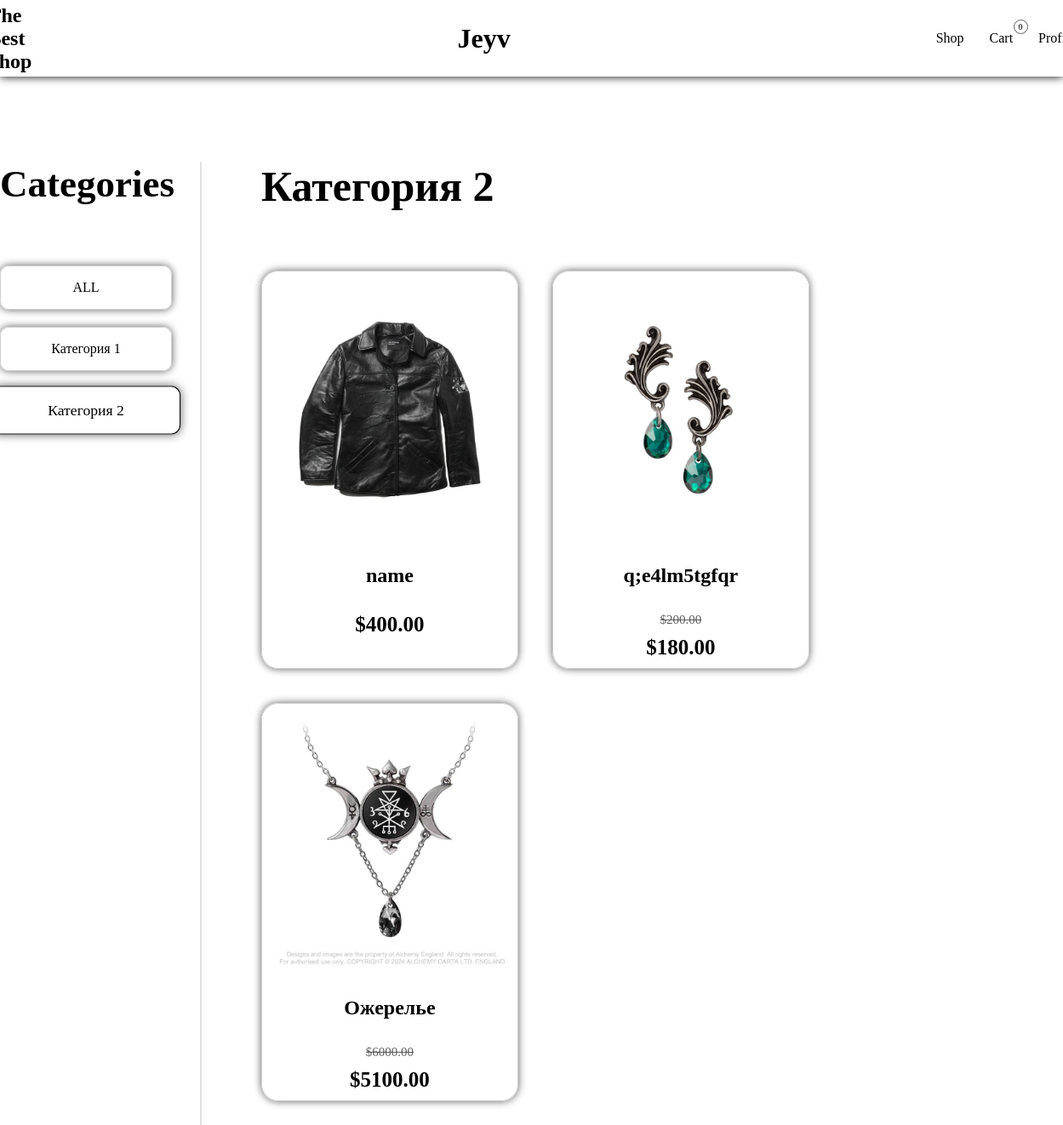
The app's page /category/kategoriya-2/, older data.
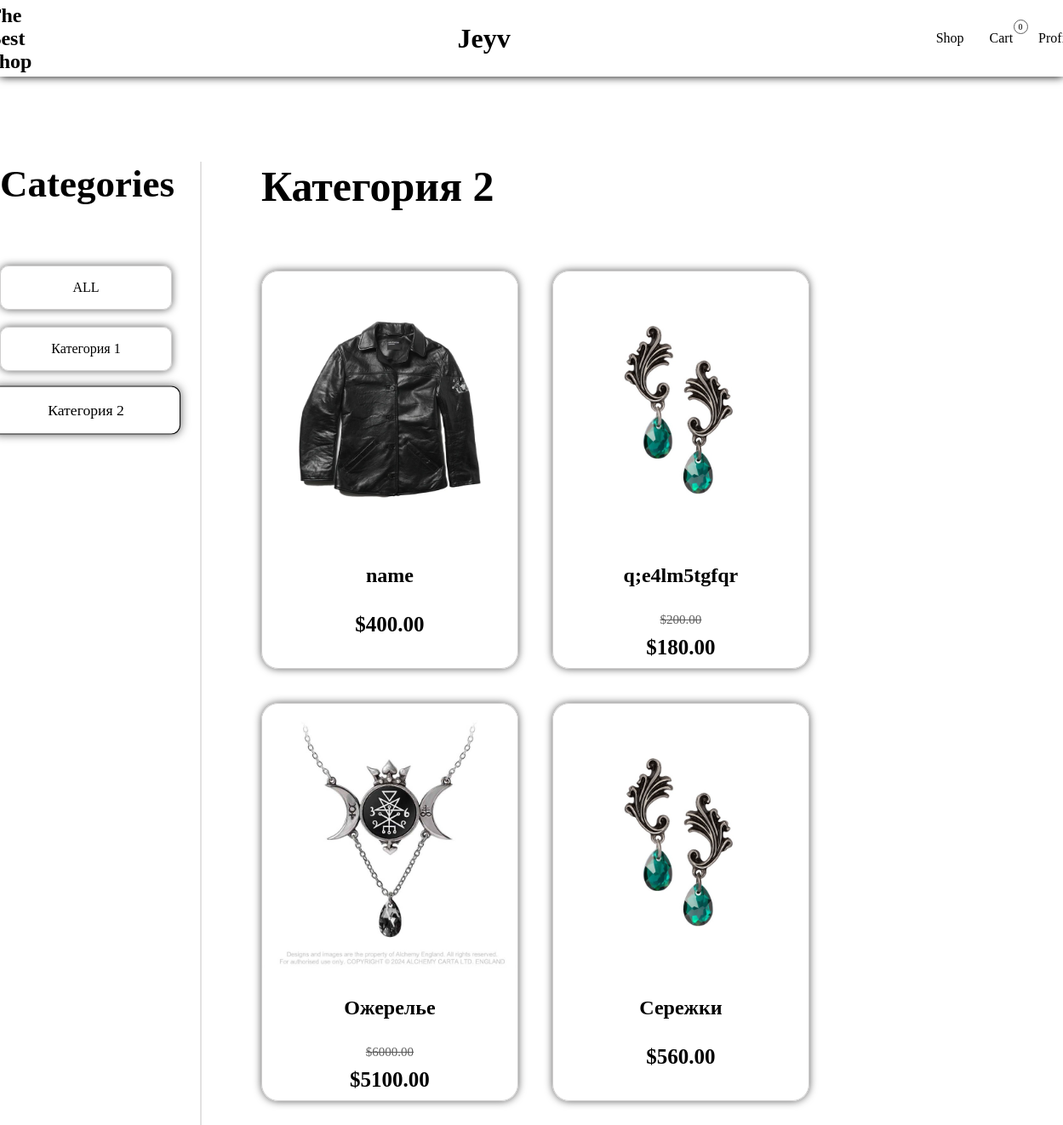
The same page, newer data.
### main/models.py (models this page shows, shortened)
class Category(models.Model):
    name = models.CharField(max_length=75, unique=True)
    slug = models.SlugField(max_length=75, unique=True)
    class Meta:
        ordering = ('name',)
        verbose_name='Category'
        verbose_name_plural = 'Categories'

class ClothingItem(models.Model):
    category = models.ForeignKey(Category, related_name='clothing_items', on_delete=models.CASCADE)
    name = models.CharField(max_length=100)
    slug = models.SlugField(max_length=100)
    image = models.ImageField(upload_to='product/%Y/%m/%d', blank=True)
    description = models.TextField()
    available = models.BooleanField(default=True)
    price = models.DecimalField(max_digits=10, decimal_places=2)
    discount = models.DecimalField(max_digits=10, decimal_places=2, default=0)
    created_at = models.DateTimeField(auto_now_add=True)
    updated_at = models.DateTimeField(auto_now=True)
    def get_price_with_discount(self):
        if self.discount > 0:
            return round(self.price * (1 - (self.discount / 100)), 2)
        return round(self.price, 2)
    def get_absolute_url(self):
        return reverse("main:product_detail", kwargs={"slug": self.slug})

### main/views.py (the view)
# urls.py: path('', views.product_list, name='product_list'),
def product_list(request, category_slug=None):
    category = None
    categories = Category.objects.all()
    products = ClothingItem.objects.filter(available=True)
    if category_slug:
        category = get_object_or_404(Category, slug=category_slug)
        products = ClothingItem.objects.filter(category=category, available=True)
    return render(request, 'main/product/list_product.html', {'category': category, 'categories': categories, 'products': products})

### main/templates/main/product/list_product.html (shortened to what this page needs)
{% extends "main/base.html" %}
{% load static %}
{% block content %}
    <main>
        <section class="main container">
            <div class="main-catalog">
                <h1 class='catalog-name'>Categories</h1>
                <ul class="main-catalog-list">
                    <li >
                        <a href="{% url "main:product_list" %}" class="main-catalog-link{% if not category %} selected{% endif %}">ALL</a>
                    </li>
                    {% for c in categories  %}
                        <li >
                            <a href="{% url 'main:product_list_by_category' c.slug %}" class="main-catalog-link{% if c.slug == category.slug %} selected{% endif %}">{{ c.name }}</a>
                        </li>
                    {% endfor %}
                </ul>
            </div>
            <div class="product-list">
                <h1 class='product-list-name'>{% if category %}{{ category.name }}{% else %}Products{% endif %}</h1>
                <div class="product-cards">
                    {% for product in products  %}
                    <div class="product-card">
                        <a href="{{ product.get_absolute_url }}">
                            <img src="{{ product.image.url }}" alt="">
                        </a>
                        <h2>{{ product.name }}</h2>
                        {% if product.discount > 0 %}
                            <div class="price">
                                <p>
                                    ${{ product.price }}
                                </p>
                                 ${{ product.get_price_with_discount}}
                            </div>
                        {% else %}
                            <div class="price">
                                ${{ product.price }}
                            </div>
                        {% endif %}
                    </div>
                    {% endfor %}
                </div>
            </div>
        </section>
    </main>
{% endblock content %}

Row changes from the older to the newer data that the page shows:
added ClothingItem: image (picture), name "Сережки", price "560.00"
